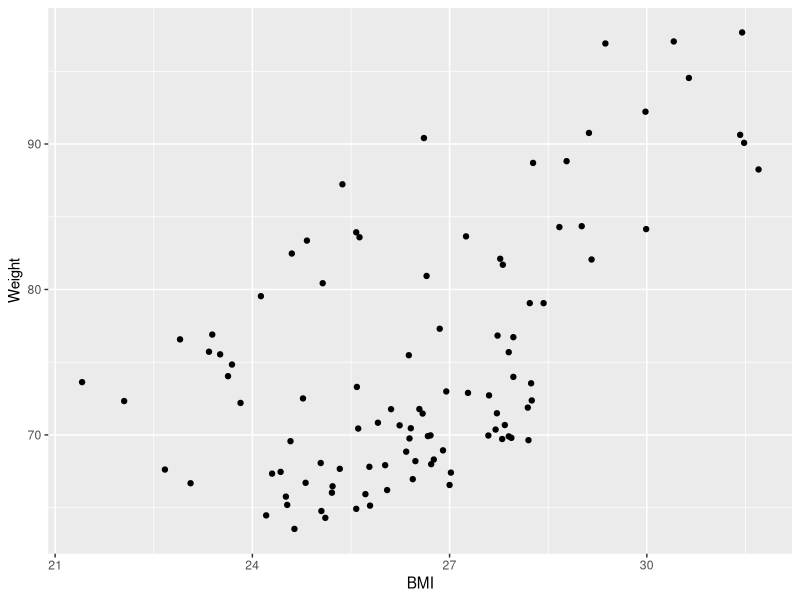
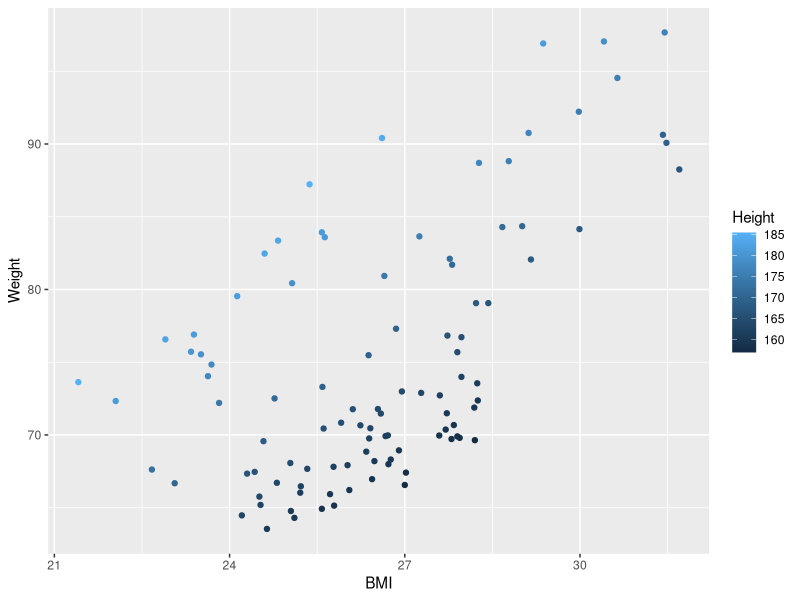
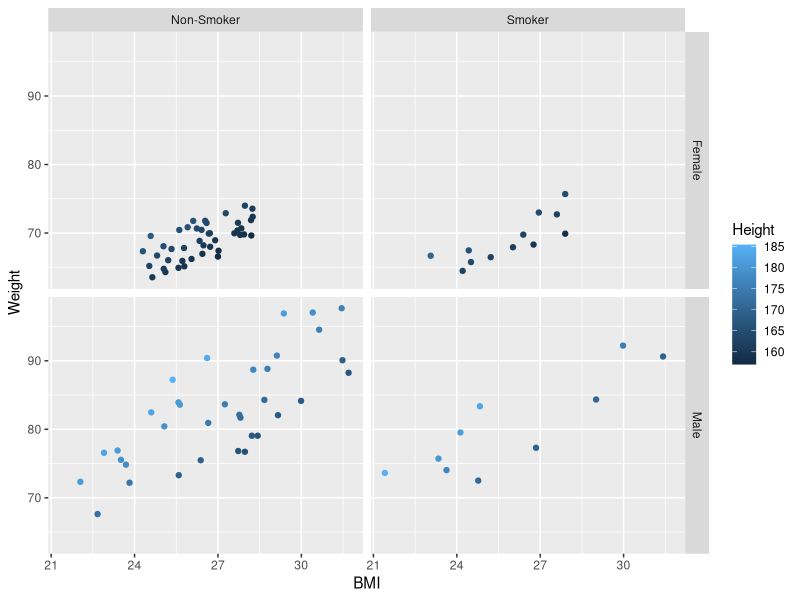
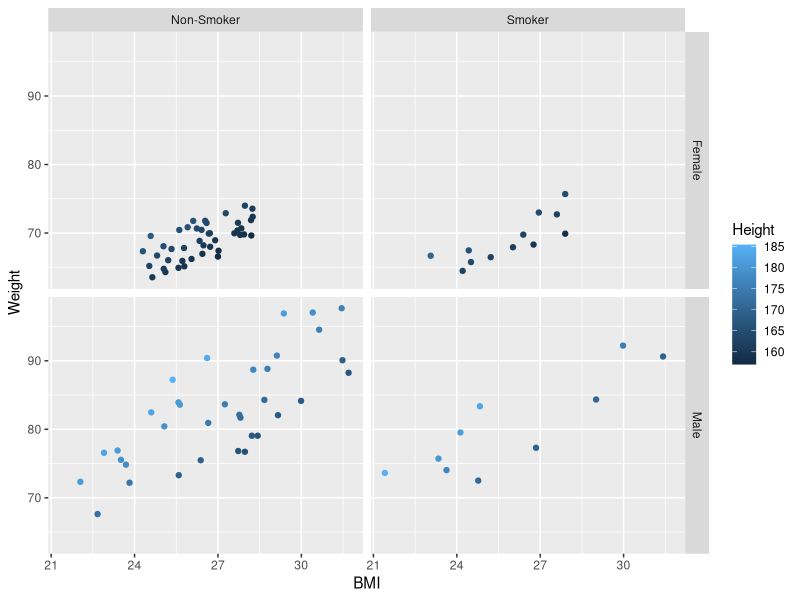
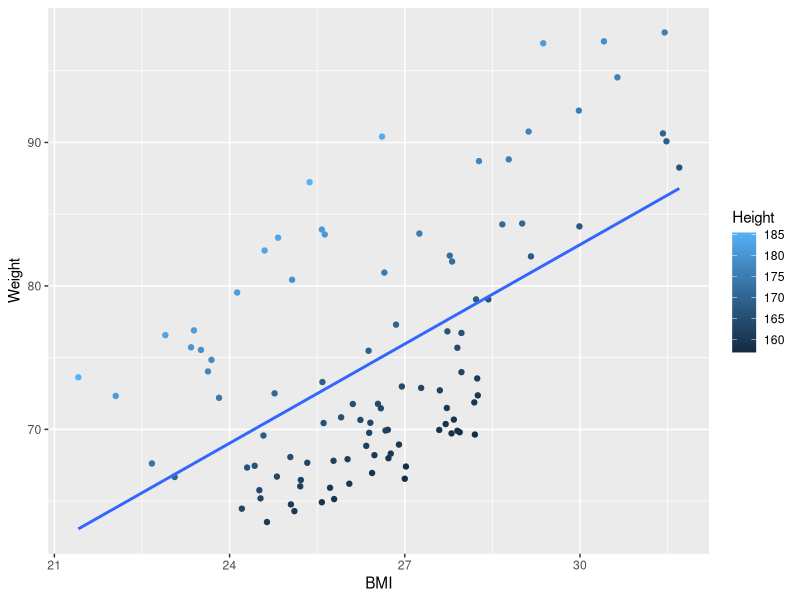
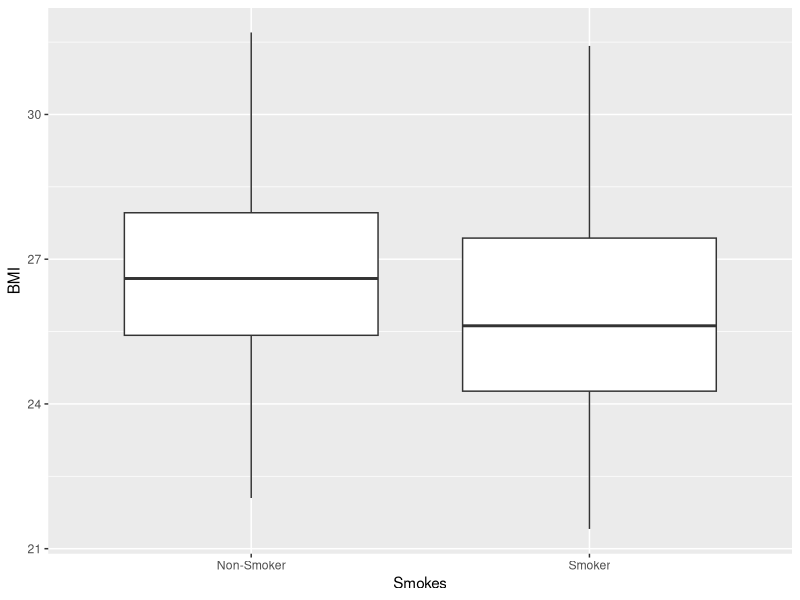
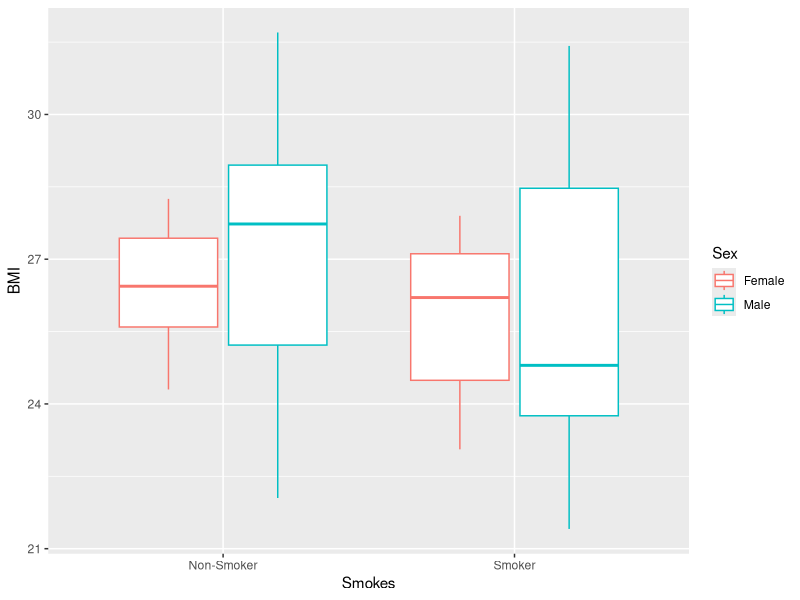
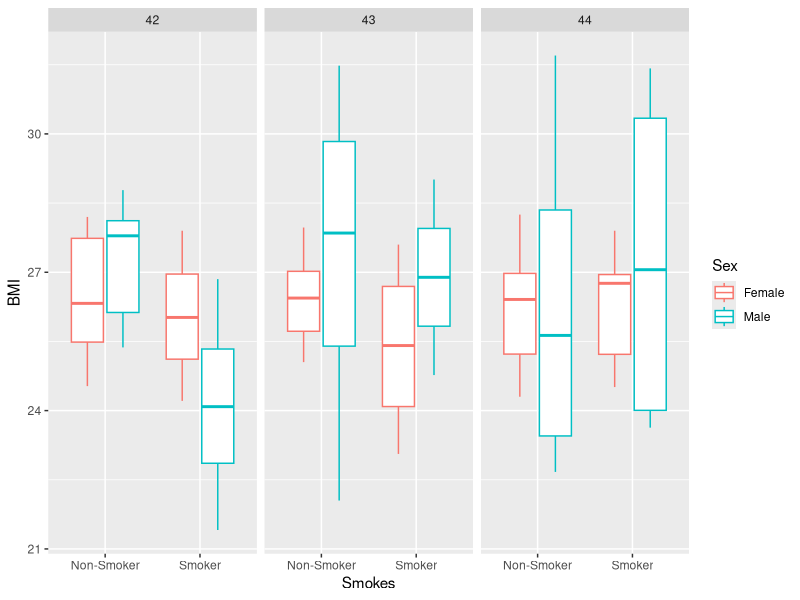

These figures' R source, in order:
## ---- chunk 1
knitr::opts_chunk$set(echo = FALSE,eval=T)
## ---- chunk 2
patients_clean <- read.delim("patient-data-cleaned.txt",sep="\t")
## ---- chunk 3
library(ggplot2)

plot <- ggplot(data=patients_clean,
               mapping=aes(x=BMI,y=Weight))+geom_point()
plot
## ---- chunk 4
plot <- ggplot(data=patients_clean,
               mapping=aes(x=BMI,y=Weight,colour=Height))+geom_point()
plot
## ---- chunk 5
plot <- ggplot(data=patients_clean,
               mapping=aes(x=BMI,y=Weight,colour=Height))+geom_point()
plot+facet_grid(Sex~Smokes)
## ---- chunk 6
plot <- ggplot(data=patients_clean,
               mapping=aes(x=BMI,y=Weight,colour=Height))+geom_point()
plot+facet_grid(Sex~Smokes)

## ---- chunk 7
plot <- ggplot(data=patients_clean,
               mapping=aes(x=BMI,y=Weight,colour=Height))+geom_point()+
  geom_smooth(method="lm",se=F)
plot

## ---- chunk 8

plot <- ggplot(data=patients_clean,
               mapping=aes(x=Smokes,y=BMI))+geom_boxplot()
plot
## ---- chunk 9
plot <- ggplot(data=patients_clean,
               mapping=aes(x=Smokes,y=BMI,colour=Sex))+geom_boxplot()

plot

## ---- chunk 10
plot <- ggplot(data=patients_clean,
               mapping=aes(x=Smokes,y=BMI,colour=Sex))+
  geom_boxplot()+
  facet_wrap(~Age)
plot

## ---- chunk 11
plot <- ggplot(data=patients_clean,
               mapping=aes(x=Sex,y=BMI,colour=factor(Age)))+
  geom_boxplot()+
  facet_wrap(~Smokes)
plot
## ---- chunk 12
plot <- ggplot(data=patients_clean,
               mapping=aes(x=Sex,y=BMI,colour=factor(Age)))+
  geom_violin()+
  facet_wrap(~Smokes)
plot
## ---- chunk 13
plot <- ggplot(data=patients_clean,
               mapping=aes(BMI))+
  geom_histogram(fill="blue")
plot
## ---- chunk 14
plot <- ggplot(data=patients_clean,
               mapping=aes(BMI))+ geom_density(aes(fill=Sex),alpha=0.5)
plot
## ---- chunk 15
plot <- ggplot(data=patients_clean,
               mapping=aes(BMI))+ geom_density(aes(fill=Sex),alpha=0.5)
plot+facet_wrap(~Grade)

